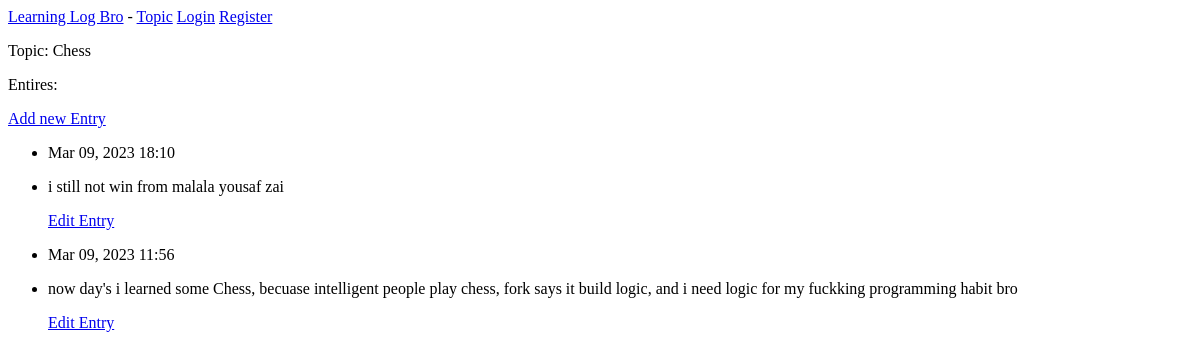
/topics/1, run on an earlier commit of the app's database.
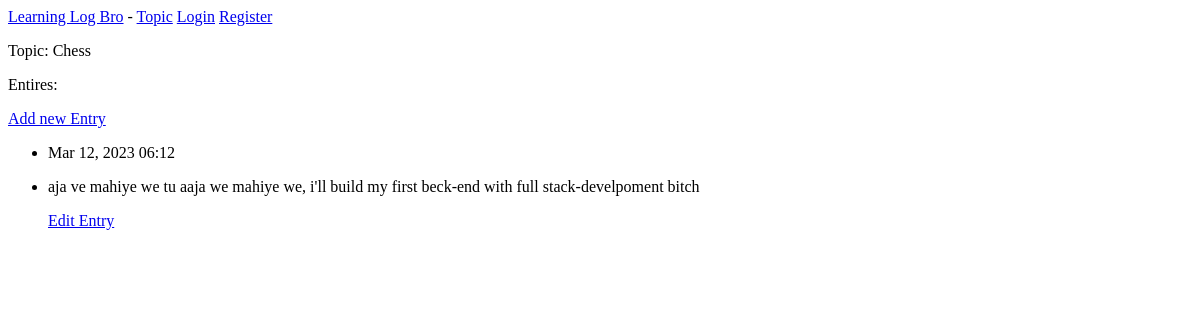
And on a later commit of the database.
### learning_logs/models.py (models this page shows, shortened)
class Topic(models.Model):
    text = models.CharField(max_length=200)
    date = models.DateField(auto_now_add=True)

class Entry(models.Model):
    topic = models.ForeignKey(Topic, on_delete=models.CASCADE)
    text = models.TextField()
    date_added = models.DateTimeField(auto_now_add=True)
    class Meta:
        verbose_name_plural = "entries"

### learning_logs/views.py (the view)
# urls.py: path("topics/<int:topic_id>", views.topic, name="topic"),
def topic(req, topic_id):
    topic = Topic.objects.get(id=topic_id)
    entires = topic.entry_set.order_by("-date_added")
    context = {"topic": topic, "entries": entires}
    return render(req, "learning_logs/topic.html", context)

### learning_logs/templates/learning_logs/topic.html
{% extends 'learning_logs/base.html' %} {% block content %}
<p>Topic: {{topic.text}}</p>
<p>Entires:</p>
<a href="{% url 'learning_logs:new_entry' topic.id %}">Add new Entry</a>
<ul>
  {% for entry in entries %}
  <li>
    <p>{{entry.date_added|date:'M d, Y H:i'}}</p>
  </li>
  <li>
    <p>{{entry.text|linebreaks}}</p>
  </li>
  <a href="{% url 'learning_logs:edit_entry' entry.id %}">Edit Entry</a>
  {%empty%}
  <p>No Entry yet save</p>
  {% endfor %}
</ul>
{% endblock content %}

### learning_logs/templates/learning_logs/base.html (shortened to what this page needs)
<p>
  <a href="{% url 'learning_logs:index' %}">Learning Log Bro</a> -
  <a href="{% url 'learning_logs:topics' %}">Topic</a>
  {% if user.is_authenticated %}
    Hello, {{user.username}}.
    {% else %}
    <a href="{% url 'accounts:login' %}">Login</a>
    <a href="{% url 'accounts:register' %}">Register</a>
  {% endif %}
</p>
{% block content %}{% endblock content %}

What changed in the data, as far as the page shows it:
removed Entry: date_added "Mar 09, 2023 18:10", text "i still not win from malala yousaf zai"
removed Entry: date_added "Mar 09, 2023 11:56", text "now day's i learned some Chess, becuase intelligent people play chess, fork says it build logic, and i need logic for my fuckking programming habit bro"
added Entry: date_added "Mar 12, 2023 06:12", text "aja ve mahiye we tu aaja we mahiye we, i'll build my first beck-end with full stack-develpoment bitch"
